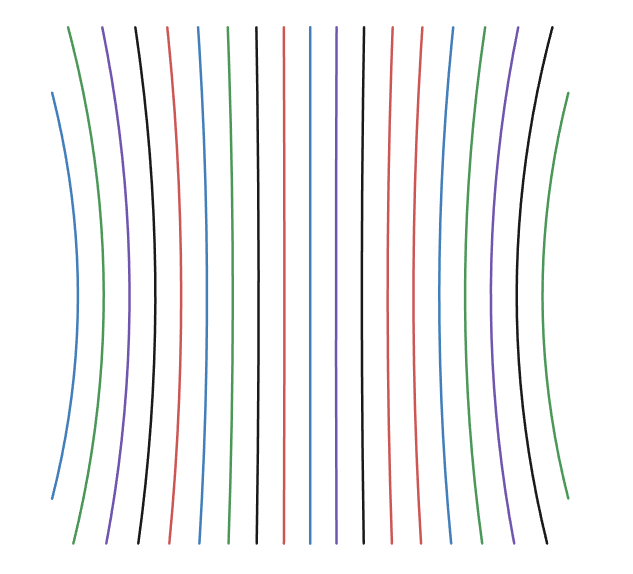
#> input picture image.PNG, 633 x 574 px, found by its file name
$ python training_data_generator.py
#> lines starting #> are read from the running program, lines starting #| are printed output that depends on the picture; after the words box and inside, x2 and y2 are one past the last pixel; in counts of white or black regions, pixels touching at a corner belong together
import cv2
import numpy as np
from scipy.interpolate import splprep, splev


def pre_process_image(image_path):
#> called with image_path = 'image.png'
    image = cv2.imread(image_path, cv2.IMREAD_GRAYSCALE)
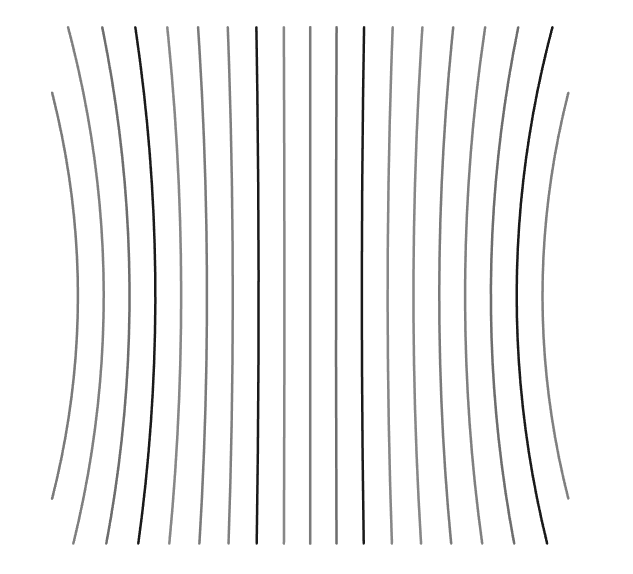
#> image: shape (574, 633); min 25, max 255, mean 244.8
    #blurred = cv2.GaussianBlur(image, (15, 15), 0)
    #cv2.imshow("blurred", blurred)
    _, threshold = cv2.threshold(image, 150, 255, cv2.THRESH_BINARY_INV)
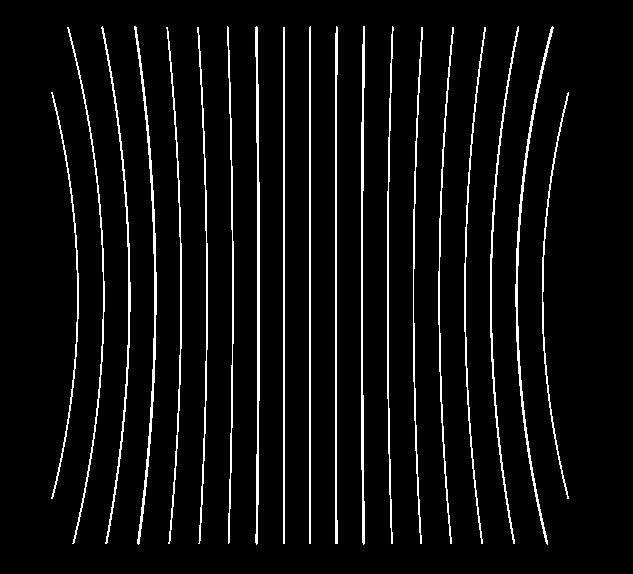
#> threshold: shape (574, 633); 5.5% white in thin lines or dots, all inside (x1, y1, x2, y2) = (51, 26, 569, 545)
    cv2.imshow("threshold", threshold)
    return threshold


def detect_edges(image):
    return cv2.Canny(image, 50, 200)
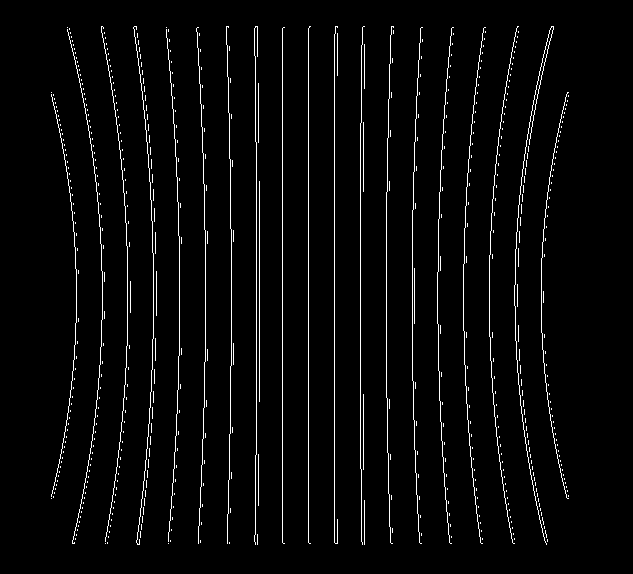
#> returned value: shape (574, 633); 3.4% white in thin lines or dots, all inside (x1, y1, x2, y2) = (51, 26, 569, 545)


def find_contours(edge_image):
    contours, _ = cv2.findContours(edge_image, cv2.RETR_EXTERNAL, cv2.CHAIN_APPROX_SIMPLE)
#> contours = 520 contours, all with area under 20
    #cv2.fillPoly(edge_image, pts=contours, color=(255,255,255))
    #contours, _ = cv2.findContours(edge_image, cv2.RETR_EXTERNAL, cv2.CHAIN_APPROX_SIMPLE)
    return contours


def fit_cubic_spline(contour, smoothing=0.1):
    points = contour[:, 0, :]
    tck, u = splprep([points[:, 0], points[:, 1]], s=smoothing, k=3)
    spline_points = np.column_stack(splev(u, tck)).astype(np.int32)
    return spline_points


def process_image(image_path, min_contour_length=10):
    pre_processed_image = pre_process_image(image_path)
    edge_image = detect_edges(pre_processed_image)
    contours = find_contours(edge_image)
#> contours = 520 contours, all with area under 20

    total = 0

    for contour in contours:
        contour_length = cv2.arcLength(contour, closed=False)

        if len(contour) > 3 and contour_length >= min_contour_length:
            total += 1
            cubic_spline_points = fit_cubic_spline(contour)
            cv2.polylines(edge_image, [cubic_spline_points], False, 255, 2)
#> this loop made 520 passes
#> (contour_length, u in fit_cubic_spline) on passes 19, 35: (11.83, [0, 0.254, 0.373, 0.627, 0.88, 1]), (11.83, [0, 0.254, 0.373, 0.627, 0.88, 1])
#> contour_length on passes 415, 418, 501, 502, 504, 505: 843.4, 857.5, 1035.9, 1084.7, 1067.3, 1058.2
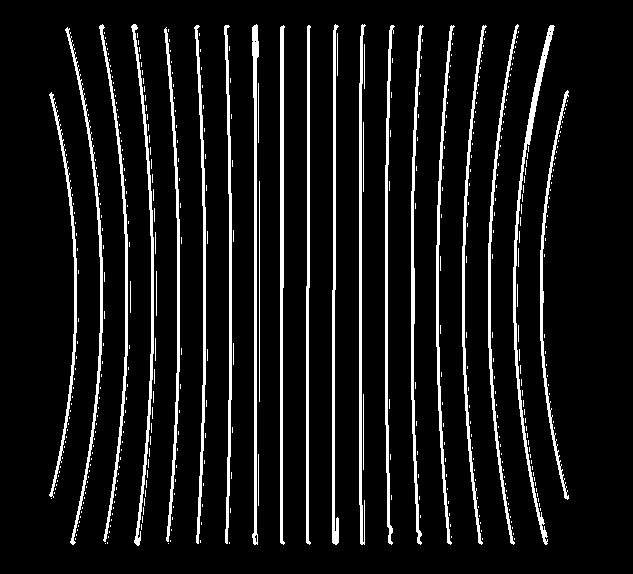
#> edge_image: shape (574, 633); 8.9% white; 439 white regions (407 under 20 px), largest, box (x1, y1, x2, y2) and area: (513, 25, 555, 545) 1912, (280, 25, 285, 545) 1823, (252, 24, 259, 545) 1725
#> after the loop, total = 21
    print("A total of ", total)
#| A total of  21
    return edge_image


if __name__ == "__main__":
    input_image_path = "image.png"
    output_image_path = "output_image.png"

    result_image = process_image(input_image_path)
    cv2.imwrite(output_image_path, result_image)
    cv2.waitKey(0)
